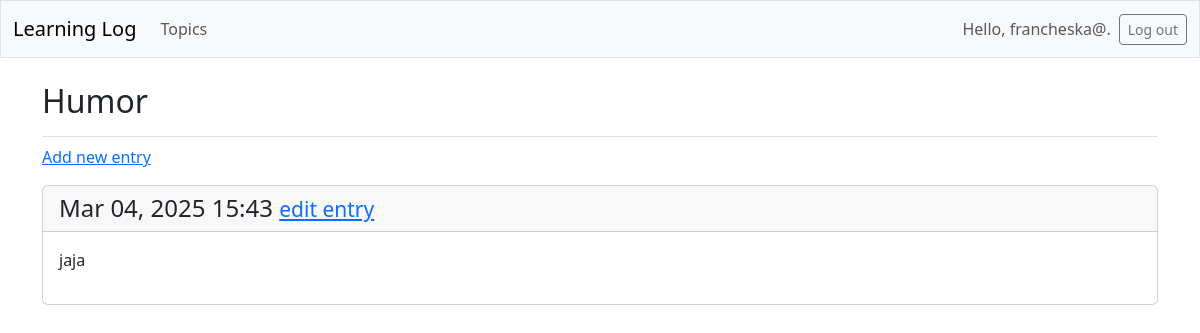
Before: /topics/6/ (signed in) with the older database file.
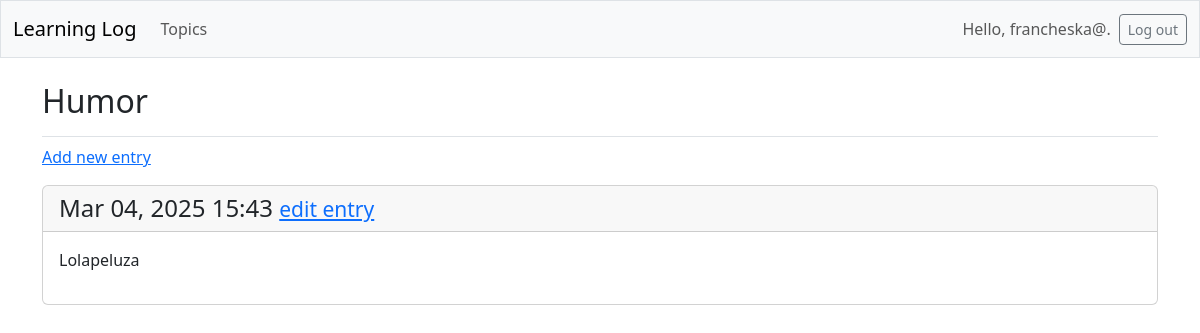
After: the same page with the newer database file.
### learning_logs/models.py (models this page shows, shortened)
class Topic(models.Model):
    text = models.CharField(max_length=200)
    date_added = models.DateTimeField(auto_now_add=True)
    owner = models.ForeignKey(User, on_delete=models.CASCADE)    # Clave foranea con el modelo de user

class Entry(models.Model):
    topic = models.ForeignKey(Topic, on_delete=models.CASCADE)
    text = models.TextField()
    date_added = models.DateTimeField(auto_now_add=True)
    class Meta:
        verbose_name_plural = 'entries'

### learning_logs/views.py (the view)
# urls.py: path('topics/<int:topic_id>/', views.topic, name='topic'),
@login_required
def topic(request, topic_id):
    topic = Topic.objects.get(id=topic_id)
    if topic.owner != request.user:
        raise Http404
    entries = topic.entry_set.order_by('-date_added')
    context = {'topic': topic, 'entries': entries}
    return render(request, 'learning_logs/topic.html', context)

### learning_logs/templates/learning_logs/topic.html
{% extends 'learning_logs/base.html' %}
{% block page_header %}
<h2>{{ topic.text }}</h2>
{% endblock page_header %}
{% block content %}
<p>
    <a href="{% url 'learning_logs:new_entry' topic.id %}">Add new entry</a>
</p>
{% for entry in entries %}
<div class="card mb-3">
     <h4 class="card-header">
         {{ entry.date_added|date:'M d, Y H:i' }}
         <small><a href="{% url 'learning_logs:edit_entry' entry.id %}">edit entry</a></small>
        </h4>
         <div class="card-body">{{ entry.text|linebreaks }}</div>
    </div>
    {% empty %}
    <p>There are no entried for thid topic yet.</p>
    {% endfor %}
    {% endblock content %}

### learning_logs/templates/learning_logs/base.html (shortened to what this page needs)
<!doctype html>
<html lang="en">
<head>
  {% load django_bootstrap5 %}
  {% bootstrap_css %}
</head>
<body>
  <nav class="navbar navbar-expand-md navbar-light bg-light mb-4 border">
    <div class="container-fluid">
      <a class="navbar-brand" href="{% url 'learning_logs:index' %}">
          Learning Log</a>
      <div class="collapse navbar-collapse" id="navbarCollapse">
        <ul class="navbar-nav me-auto mb-2 mb-md-0">
          <li class="nav-item">
            <a class="nav-link" href="{% url 'learning_logs:topics' %}">
              Topics</a></li>
        </ul>
        <ul class="navbar-nav ms-auto mb-2 mb-md-0">
          {% if user.is_authenticated %}
            <li class="nav-item">
              <span class="navbar-text me-2">Hello, {{ user.username }}.
                </span></li>
          {% endif %}
        </ul>
        {% if user.is_authenticated %}
          <form action="{% url 'accounts:logout' %}" method='post'>
            <button name='submit' class='btn btn-outline-secondary btn-sm'>
              Log out</button>
          </form>
        {% endif %}
      </div>
    </div>
  </nav>
  <main class="container">
    <div class="pb-2 mb-2 border-bottom">
      {% block page_header %}{% endblock page_header %}
    </div>
    <div>
      {% block content %}{% endblock content %}
    </div>
  </main>
</body>
</html>

Changed rows visible on the page:
changed Entry: text "jaja" → "Lolapeluza"
